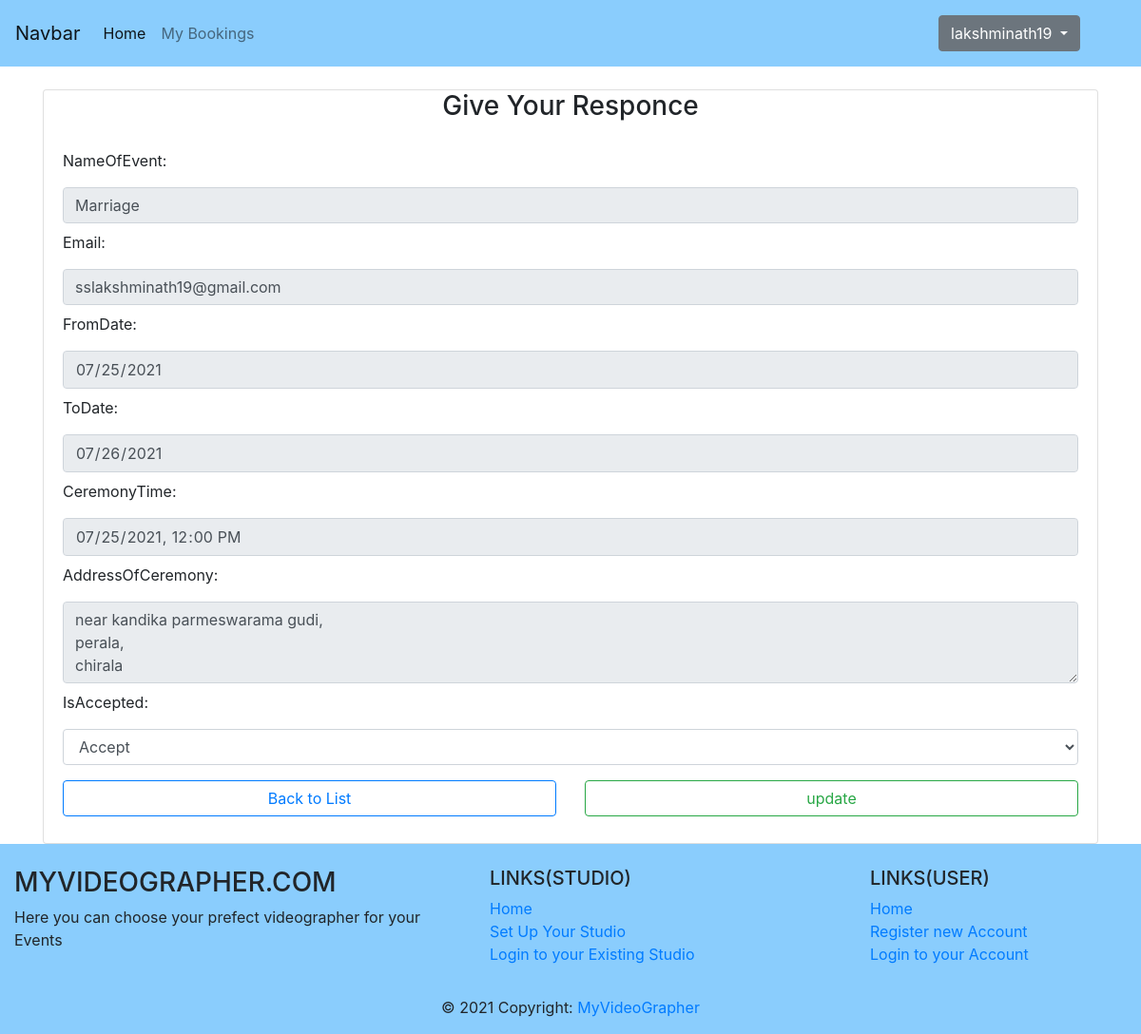
The page /viewCustOrder/1/ (signed in) on the database its author committed.
### init/models.py (models this page shows)
class User(AbstractUser):
    t = [(1,'VGrapher'),(2,'User')]
    role = models.IntegerField(choices=t,default=1)
    studio_name = models.CharField(max_length=300, default='')
    vaddress = models.TextField(default='')
    experience = models.IntegerField(default=0)
    Description = models.TextField(default='')
    profileImag = models.ImageField(upload_to = 'ProfilePics/',default = 'ProfilePics/07.jpg')
    hadFilled = models.BooleanField(default=False)

class OrderModel(models.Model):
    uid = models.ForeignKey(User,on_delete=models.CASCADE)
    cid = models.IntegerField()
    nameOfEvent = models.CharField(max_length=100)
    fromDate = models.CharField(max_length=50)
    toDate = models.CharField(max_length=50)
    ceremonyTime = models.CharField(max_length=50)
    addressOfCeremony = models.TextField()
    t = [(1,'None'),(2,'Accept'),(3,'reject')]
    isAccepted = models.IntegerField(choices=t,default=1)
    email = models.EmailField()

### init/views.py (the view)
# urls.py: path('viewCustOrder/<int:id>/',views.viewCustOrder,name = 'viewCustOrder'),
@login_required
def viewCustOrder(request,id):
    t = OrderModel.objects.get(id=id)
    em = t.email
    print(em)
    if request.method == 'POST':
        f = viewCustOrderForm(request.POST,instance=t)
        if f.is_valid():
            u = f.save()
            r = emailSend(request,u.isAccepted,em)
            return redirect('myorders')
    f = viewCustOrderForm(instance=t)
    return render(request,'init/viewCustOrder.html',{'form':f})

### init/templates/init/viewCustOrder.html (shortened to what this page needs)
{% extends 'init/base.html' %}
{% block content %}
<div class="container mt-4">
    <div class="card">
        <div class="card-head text-center">
            <h3>Give Your Responce</h3>
        </div>
        <div class="card-body">
            <form method="post">
                {{form}}
                <div class = "row">
                    <div class ="col">
                        <a href="{% url 'myorders' %}" class = "btn btn-outline-primary form-control my-2">Back to List</a>
                    </div>
                    <div class = "col">
                        <input type="submit" value="update" class = "btn btn-outline-success form-control my-2">
                    </div>
                </div>
            </form>
        </div>
    </div>
</div>
{% endblock %}

### init/templates/init/navbar.html (shortened to what this page needs)
{% if not user.is_authenticated %}
<nav class="navbar navbar-expand-lg navbar-light" style="background-color: #8acdfd;">
    <a class="navbar-brand" href="{% url 'home' %}">MyVideoGrapher</a>
    <button class="navbar-toggler" type="button" data-toggle="collapse" data-target="#navbarSupportedContent" aria-controls="navbarSupportedContent" aria-expanded="false" aria-label="Toggle navigation">
      <span class="navbar-toggler-icon"></span>
    </button>
    <div class="collapse navbar-collapse" id="navbarSupportedContent">
      <ul class="navbar-nav mr-auto">
        <li class="nav-item active">
          <a class="nav-link" href="{% url 'home' %}">Home <span class="sr-only">(current)</span></a>
        </li>
        <li class="nav-item dropdown">
          <a class="nav-link dropdown-toggle" href="#" id="navbarDropdown" role="button" data-toggle="dropdown" aria-haspopup="true" aria-expanded="false">
            Studio
          </a>
          <div class="dropdown-menu" aria-labelledby="navbarDropdown">
            <a class="dropdown-item" href="{% url 'setupStudio' %}">Setup Your Own Studio</a>
            <a class="dropdown-item" href="{% url 'login' %}">Login to your Studio</a>
          </div>
        </li>
      </ul>
      <div class="form-inline my-2 my-lg-0">
        <a class="nav-link nav-item active btn btn-outline-success mr-sm-2" href="{% url 'userRegister' %}">Register</a>
        <a class="nav-link nav-item active btn btn-outline-success my-2 my-sm-0" href="{% url 'login' %}">Login </a>
      </div>
    </div>
  </nav>
{% else %}
<nav class="navbar navbar-expand-lg navbar-light" style="background-color: #8acdfd;">
  <a class="navbar-brand" href="#">Navbar</a>
  <div class="collapse navbar-collapse" id="navbarSupportedContent">
    <ul class="navbar-nav mr-auto">
      <li class="nav-item active">
        <a class="nav-link" href="{% url 'home' %}">Home <span class="sr-only">(current)</span></a>
      </li>
      {% if user.role == 2 %}
      <li class="nav-item">
        <a class="nav-link" href="{% url 'mybookings' %}">My Bookings</a>
      </li>
      {% endif %}
    </ul>
    <form class="form-inline my-2 my-lg mr-sm-5">
      <div class="btn-group">
        <button type="button" class="btn btn-secondary dropdown-toggle" data-toggle="dropdown" aria-haspopup="true" aria-expanded="false">
          {{request.user.username}}
        </button>
      </div>
      </div>
</nav>
{% endif %}

### rows shown on the page
User: user.username "lakshminath19"
OrderModel: nameOfEvent "Marriage", email "sslakshminath19@gmail.com", fromDate "07/25/2021", toDate "07/26/2021", ceremonyTime "07/25/2021 12:00", addressOfCeremony "near kandika parmeswarama gudi, perala, chirala", isAccepted "Accept"
